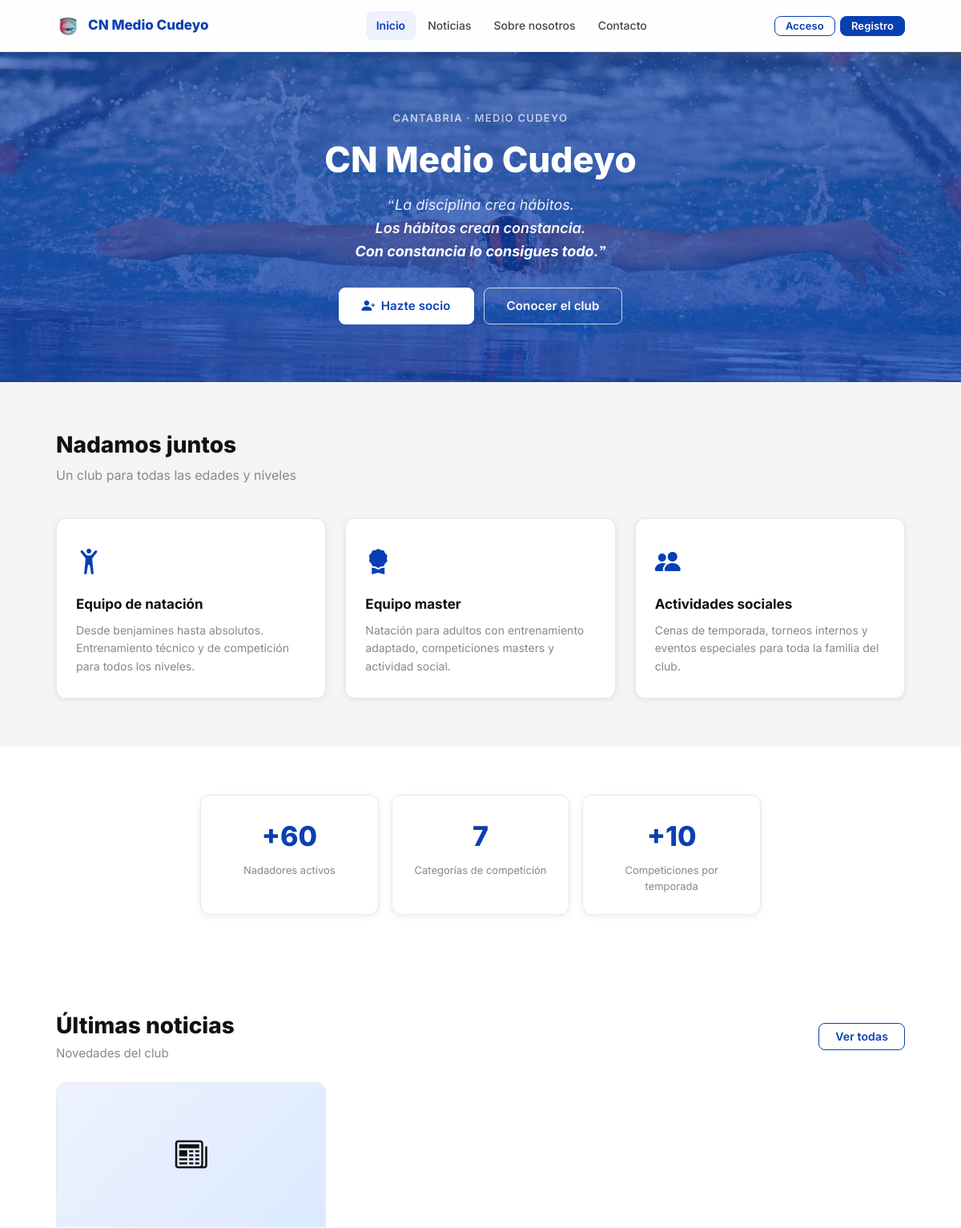
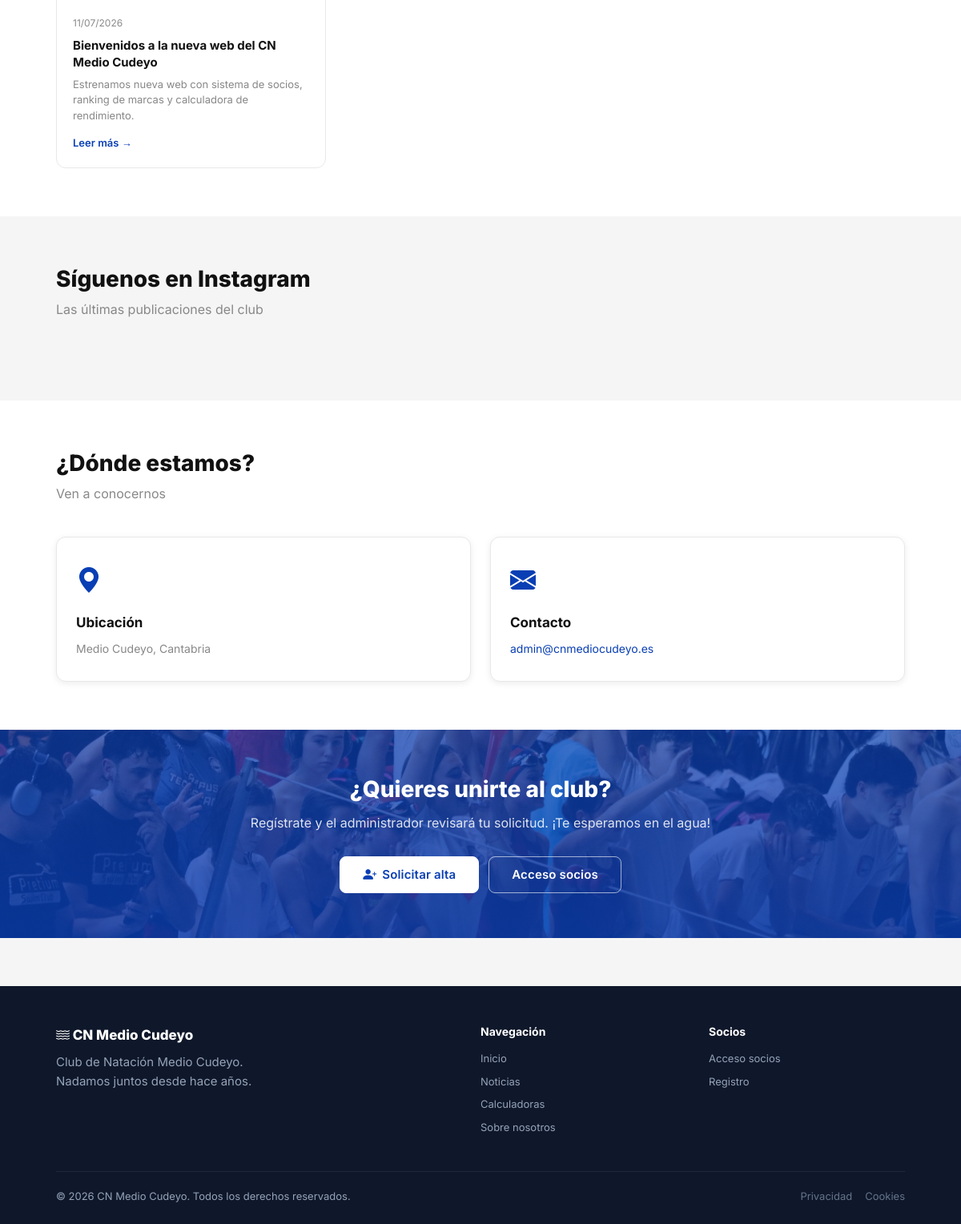
The page / on the database its author committed (2 pictures, top to bottom).
### tables this page shows
CREATE TABLE IF NOT EXISTS noticias (
    id         INT AUTO_INCREMENT PRIMARY KEY,
    titulo     VARCHAR(255) NOT NULL,
    resumen    VARCHAR(500) DEFAULT NULL,
    contenido  TEXT         DEFAULT NULL,
    imagen_url VARCHAR(500) DEFAULT NULL,
    publicado  TINYINT(1)   NOT NULL DEFAULT 0,
    created_at TIMESTAMP DEFAULT CURRENT_TIMESTAMP,
    updated_at TIMESTAMP DEFAULT CURRENT_TIMESTAMP ON UPDATE CURRENT_TIMESTAMP
);

### includes/auth.php (called while the page is built, shortened)
<?php
function current_user(): ?array
{
    return $_SESSION['user'] ?? null;
}
function e(string $s): string
{
    return htmlspecialchars($s, ENT_QUOTES, 'UTF-8');
}

### public/index.php (the view, shortened to what this page needs)
<?php
require_once dirname(__DIR__) . '/config/db.php';
require_once dirname(__DIR__) . '/includes/auth.php';
require_once dirname(__DIR__) . '/includes/layout.php';
$noticias = $pdo->query(
    'SELECT * FROM noticias WHERE publicado=1 ORDER BY created_at DESC LIMIT 3'
)->fetchAll();
render_header('Inicio', 'inicio', '', 'Club de Natación Medio Cudeyo, en Cantabria. Consulta marcas personales, ranking de liga, noticias del club y más. ¡Únete a nosotros!');
?>
<section class="hero hero-with-photo">
  <div class="container">
    <div class="hero-eyebrow">Cantabria · Medio Cudeyo</div>
    <h1>CN Medio Cudeyo</h1>
    <blockquote class="lema-club">
      <p>La disciplina crea hábitos.</p>
      <p>Los hábitos crean constancia.</p>
      <p>Con constancia lo consigues todo.</p>
    </blockquote>
    <div class="hero-btns">
      <?php if (!current_user()): ?>
        <a href="/register" class="btn btn-primary btn-lg"><i class="bi bi-person-plus-fill"></i> Hazte socio</a>
        <a href="/sobre-nosotros" class="btn btn-secondary btn-lg">Conocer el club</a>
      <?php else: ?>
        <a href="/socio/panel" class="btn btn-primary btn-lg"><i class="bi bi-grid-fill"></i> Mi panel</a>
        <a href="/calculadoras" class="btn btn-secondary btn-lg">Calculadoras</a>
      <?php endif; ?>
    </div>
  </div>
</section>
<section class="section">
  <div class="container">
    <h2 class="section-title">Nadamos juntos</h2>
    <p class="section-sub">Un club para todas las edades y niveles</p>
    <div class="services-grid">
      <div class="service-card">
        <div class="service-icon"><i class="bi bi-person-arms-up"></i></div>
        <div class="service-title">Equipo de natación</div>
        <div class="service-desc">Desde benjamines hasta absolutos. Entrenamiento técnico y de competición para todos los niveles.</div>
      </div>
      <div class="service-card">
        <div class="service-icon"><i class="bi bi-award-fill"></i></div>
        <div class="service-title">Equipo master</div>
        <div class="service-desc">Natación para adultos con entrenamiento adaptado, competiciones masters y actividad social.</div>
      </div>
      <div class="service-card">
        <div class="service-icon"><i class="bi bi-people-fill"></i></div>
        <div class="service-title">Actividades sociales</div>
        <div class="service-desc">Cenas de temporada, torneos internos y eventos especiales para toda la familia del club.</div>
      </div>
    </div>
  </div>
</section>
<section class="section section-white">
  <div class="container">
    <div class="stats-grid">
      <div class="stat-card">
        <div class="stat-number">+60</div>
        <div class="stat-label">Nadadores activos</div>
      </div>
      <div class="stat-card">
        <div class="stat-number">7</div>
        <div class="stat-label">Categorías de competición</div>
      </div>
      <div class="stat-card">
        <div class="stat-number">+10</div>
        <div class="stat-label">Competiciones por temporada</div>
      </div>
    </div>
  </div>
</section>
<?php if ($noticias): ?>
<section class="section section-white">
  <div class="container">
    <div class="d-flex justify-between align-center mb-6">
      <div>
        <h2 class="section-title" style="margin-bottom:4px;">Últimas noticias</h2>
        <p class="text-muted">Novedades del club</p>
      </div>
      <a href="/noticias/" class="btn btn-secondary">Ver todas</a>
    </div>
    <div class="news-grid">
      <?php foreach ($noticias as $n): ?>
      <a href="/noticias/detall?id=<?= (int)$n['id'] ?>" class="news-card">
        <?php if ($n['imagen_url']): ?>
          <img src="<?= e($n['imagen_url']) ?>" alt="<?= e($n['titulo']) ?>" class="news-card-img">
        <?php else: ?>
          <div class="news-card-img-placeholder"><i class="bi bi-newspaper"></i></div>
        <?php endif; ?>
        <div class="news-card-body">
          <div class="news-card-date"><?= date('d/m/Y', strtotime($n['created_at'])) ?></div>
          <div class="news-card-title"><?= e($n['titulo']) ?></div>
          <?php if ($n['resumen']): ?>
            <div class="news-card-excerpt"><?= e(mb_strimwidth($n['resumen'], 0, 100, '…')) ?></div>
          <?php endif; ?>
          <span class="news-card-link">Leer más →</span>
        </div>
      </a>
      <?php endforeach; ?>
    </div>
  </div>
</section>
<?php endif; ?>
<section class="section">
  <div class="container">
    <h2 class="section-title">Síguenos en Instagram</h2>
    <p class="section-sub">Las últimas publicaciones del club</p>
  </div>
</section>
<section class="section section-white">
  <div class="container">
    <h2 class="section-title">¿Dónde estamos?</h2>
    <p class="section-sub">Ven a conocernos</p>
    <div class="services-grid" style="grid-template-columns: repeat(auto-fit, minmax(260px, 1fr))">
      <div class="service-card">
        <div class="service-icon"><i class="bi bi-geo-alt-fill"></i></div>
        <div class="service-title">Ubicación</div>
        <div class="service-desc">Medio Cudeyo, Cantabria</div>
      </div>
      <div class="service-card">
        <div class="service-icon"><i class="bi bi-envelope-fill"></i></div>
        <div class="service-title">Contacto</div>
        <div class="service-desc"><a href="mailto:admin@cnmediocudeyo.es">admin@cnmediocudeyo.es</a></div>
      </div>
    </div>
  </div>
</section>
<section class="cta-section">
  <div class="container">
    <?php if (!current_user()): ?>
      <h2>¿Quieres unirte al club?</h2>
      <p>Regístrate y el administrador revisará tu solicitud. ¡Te esperamos en el agua!</p>
      <div class="hero-btns">
        <a href="/register" class="btn btn-primary btn-lg"><i class="bi bi-person-plus-fill"></i> Solicitar alta</a>
        <a href="/login" class="btn btn-secondary btn-lg">Acceso socios</a>
      </div>
    <?php endif; ?>
  </div>
</section>
<?php render_footer(); ?>

### includes/layout.php (shortened to what this page needs)
<?php
function render_header(string $title, string $activePage = '', string $extraHead = '', string $description = ''): void
{
  $user = current_user();
  $isAdmin = $user && $user['rol'] === 'admin';
  $notif_count = 0;
?>
  <!DOCTYPE html>
  <html lang="es">
  <head>
    <link rel="stylesheet" href="https://cdn.jsdelivr.net/npm/bootstrap-icons@1.11.3/font/bootstrap-icons.min.css">
    <link rel="stylesheet" href="https://cdn.jsdelivr.net/npm/tom-select@2/dist/css/tom-select.min.css">
    <link rel="stylesheet" href="/assets/css/main.css?v=<?= filemtime($_SERVER['DOCUMENT_ROOT'] . '/assets/css/main.css') ?>">
  </head>
  <body>
    <nav class="navbar">
      <div class="container">
        <div class="navbar-inner">
          <a href="/" class="navbar-brand">
            <img class="brand-icon" src="/assets/images/icon.png" />
            CN Medio Cudeyo
          </a>
          <div class="navbar-links">
            <a href="/" <?= $activePage === 'inicio' ? 'class="active"' : '' ?>>Inicio</a>
            <a href="/noticias/" <?= $activePage === 'noticias' ? 'class="active"' : '' ?>>Noticias</a>
            <?php if ($user && is_nadador_activo()): ?>
              <a href="/calculadoras" <?= $activePage === 'calculadoras' ? 'class="active"' : '' ?>>Calculadoras</a>
              <a href="/biblioteca" <?= $activePage === 'biblioteca'   ? 'class="active"' : '' ?>>Biblioteca</a>
            <?php elseif (!$user): ?>
              <a href="/sobre-nosotros" <?= $activePage === 'sobre' ? 'class="active"' : '' ?>>Sobre nosotros</a>
            <?php endif; ?>
            <?php if (!$user): ?>
              <a href="/contacto" <?= $activePage === 'contacto' ? 'class="active"' : '' ?>>Contacto</a>
            <?php endif; ?>
          </div>
          <div class="navbar-auth">
            <?php if ($user): ?>
              <?php if (!$isAdmin && $notif_count > 0): ?>
                <a href="/socio/comunicaciones" class="navbar-notif" title="<?= $notif_count ?> sin leer">
                  <i class="bi bi-bell-fill"></i>
                  <span class="navbar-notif-badge"><?= $notif_count ?></span>
                </a>
              <?php endif; ?>
              <div class="navbar-user-dropdown">
                <button class="navbar-user" onclick="document.querySelector('.navbar-user-dropdown').classList.toggle('open')" type="button">
                  <?php if (!empty($user['avatar_url'])): ?>
                    <img src="<?= e($user['avatar_url']) ?>" alt="" class="navbar-user-avatar" style="width:32px;height:32px;border-radius:50%;object-fit:cover;">
                  <?php else: ?>
                    <div class="navbar-user-avatar"><?= strtoupper(mb_substr($user['nombre'], 0, 1)) ?></div>
                  <?php endif; ?>
                  <span><?= e($user['nombre']) ?></span>
                  <i class="bi bi-chevron-down" style="font-size:12px;opacity:0.7;"></i>
                </button>
                <div class="navbar-dropdown-menu">
                  <a href="/socio/perfil"><i class="bi bi-person"></i> Mi perfil</a>
                  <?php if (!$isAdmin): ?>
                    <a href="/socio/comunicaciones"><i class="bi bi-bell"></i> Comunicaciones<?= $notif_count > 0 ? ' <span class="badge badge-blue" style="font-size:11px;padding:2px 6px;margin-left:4px;">' . $notif_count . '</span>' : '' ?></a>
                    <a href="/socio/incidencias" <?= $activePage === 'socio-incidencias' ? 'class="active"' : '' ?>><i class="bi bi-exclamation-triangle"></i> Incidencias</a>
                  <?php endif; ?>
                  <a href="/directiva/cuestiones" <?= $activePage === 'directiva-cuestiones' ? 'class="active"' : '' ?>><i class="bi bi-question-circle"></i> Cuestiones</a>
                  <a href="/logout"><i class="bi bi-box-arrow-right"></i> Cerrar sesión</a>
                </div>
              </div>
            <?php else: ?>
              <a href="/login" class="btn btn-secondary btn-sm">Acceso</a>
              <a href="/register" class="btn btn-primary btn-sm">Registro</a>
            <?php endif; ?>
          </div>
        </div>
      </div>
    </nav>
    <main class="site-main">
    <?php
  }
  function render_footer(): void
  {
    $user = current_user();
    ?>
    </main>
    <footer class="footer">
      <div class="container">
        <div class="footer-inner">
          <div>
            <div class="footer-brand-name"><i class="bi bi-water"></i> CN Medio Cudeyo</div>
            <p>Club de Natación Medio Cudeyo.<br>Nadamos juntos desde hace años.</p>
          </div>
          <div class="footer-col">
            <h4>Navegación</h4>
            <a href="/">Inicio</a>
            <a href="/noticias/">Noticias</a>
            <a href="/calculadoras">Calculadoras</a>
            <a href="/sobre-nosotros">Sobre nosotros</a>
          </div>
          <div class="footer-col">
            <h4>Socios</h4>
            <?php if (!$user): ?>
              <a href="/login">Acceso socios</a>
              <a href="/register">Registro</a>
            <?php else: ?>
              <a href="/socio/panel">Mi panel</a>
              <a href="/socio/ranking">Ranking liga</a>
            <?php endif; ?>
          </div>
        </div>
        <div class="footer-bottom">
          <span>&copy; <?= date('Y') ?> CN Medio Cudeyo. Todos los derechos reservados.</span>
          <div class="footer-links">
            <a href="/privacidad">Privacidad</a>
            <a href="/cookies">Cookies</a>
          </div>
        </div>
      </div>
    </footer>
  </body>
  </html>
<?php
  }
?>

### rows shown on the page
noticias: created_at "11/07/2026", titulo "Bienvenidos a la nueva web del CN Medio Cudeyo", resumen "Estrenamos nueva web con sistema de socios, ranking de marcas y calculadora de rendimiento."
